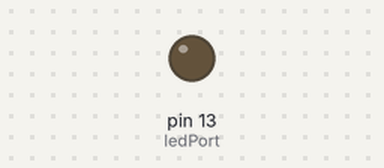
This sketch was run on a simulated Arduino Uno, built with avr-gcc and run on an emulated ATmega328P. On the bench: output pins drawn as LEDs (lit = HIGH).

Above: at 0.15 s.
At 20.31 s:
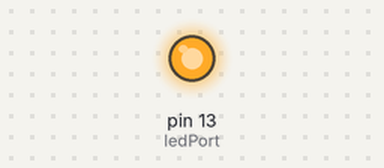
Timing chart, 0 to 20.7 s (numbered marks = the images above):
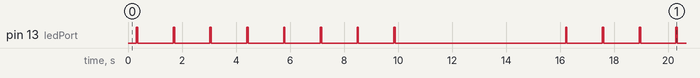

Measured:
- by itself, pin 13 (ledPort): repeats every 15.9 s: 7 × (LOW 1.3 s, HIGH 0.05 s), LOW 6.3 s, HIGH 0.05 s
- by itself, everything shown: repeats every 15.9 s, in 16 steps

The sketch:

send_B00.ino
```cpp
// The B00 RF protocol is called B00 as it says Boo! to announce itself
//
// by default, the descriptor is 0 indicating the following packet payload:
// 12 bits: B00 - the last byte is the content descriptor
// 5 bits: 2 bit house code - 3 bit channel code
// 32 bits: content - see below
// 1 bit: even parity bit
// total: 50 bits

// Content descriptor currently defines these content types:
// B00:
// 32 bits: double precision floating point value
// B01:
// 32 bits: long signed integer value
// B02:
// 32 bits: long unsigned integer value
// B03:
// 16 bits: signed integer value 1
// 16 bits: signed integer value 2
// B04:
// 16 bits: unsigned integer value 1
// 16 bits: unsigned integer value 2
// B05:
// 8 bits: byte value 1
// 8 bits: byte value 2
// 8 bits: byte value 3
// 8 bits: byte value 4

// define debug to display output to the console rather than transmitting
// #define DEBUG

// note that arduino has a max of 16383 for the delayMicroseconds function
int TriggerPulse = 10000; // trigger time in microseconds
int ShortPulse = TriggerPulse / 31; // time in microseconds for a short pulse
int LongPulse = ShortPulse * 3; // time in microseconds for a long pulse

boolean parity; // parity bit is tracked as bits are sent

int txPort = 9; // digital pin for transmitter
int ledPort = 13; // digital pin for LED

byte house = 1;  // default house code
byte channel = 1;  // default channel code

void setup()
{
#ifdef DEBUG
  Serial.begin(9600);
#endif

  pinMode(ledPort, OUTPUT);
}

void loop()
{
  double testDouble = 12345.67;
  sendB00(house, channel, testDouble);
  blinkAndPause();

  testDouble = -9876.543;
  sendB00(house, channel, testDouble);
  blinkAndPause();

  long testLong = 123456789;
  sendB01(house, channel, testLong);
  blinkAndPause();

  testLong = -987654321;
  sendB01(house, channel, testLong);
  blinkAndPause();

  unsigned long testUnsignedLong = 1234567890;
  sendB02(house, channel, testUnsignedLong);
  blinkAndPause();

  int testA = -32123;
  int testB = 32123;
  sendB03(house, channel, testA, testB);
  blinkAndPause();

  unsigned int testC = 0;
  unsigned int testD = 65432;
  sendB04(house, channel, testC, testD);
  blinkAndPause();

  sendB05(house, channel, B10101010, B11001100, B11110000, B11111111);
  blinkAndPause();

  delay(5000);
}

void blinkAndPause()
{
  // blink LED
  digitalWrite(ledPort, HIGH);
  delay(50);
  digitalWrite(ledPort, LOW);
  delay(1000);
}

//----------------------------------------------------------------
// double values can range from -3.4028235E+38 to 3.4028235E+38
// but only have a maximum of 6 to 7 decimal digits of precision
//----------------------------------------------------------------

void sendB00(byte house, byte channel, double value)
{
#ifdef DEBUG
  Serial.println("B00 : double");
#endif
  // we have a special case here to convert the double to an unsigned it without casting.
  // to do this, we create a union of the double and an unsigned long. this means they share
  // the same memory and so we can treat them as the same bit pattern
  union
  {
    double dblValue;
    unsigned long ulValue;
  };
  dblValue = value;
  sendB00Packet(0, house, channel, ulValue);
}

//----------------------------------------------------------------
// long values can range from -2,147,483,648 to 2,147,483,647
//----------------------------------------------------------------

void sendB01(byte house, byte channel, long value)
{
#ifdef DEBUG
  Serial.println("B01 : long");
#endif

  sendB00Packet(1, house, channel, value);
}

//----------------------------------------------------------------
// unsigned long values can range from 0 to 4,294,967,295
//----------------------------------------------------------------

void sendB02(byte house, byte channel, unsigned long value)
{
#ifdef DEBUG
  Serial.println("B02 : unsigned long");
#endif

  sendB00Packet(2, house, channel, value);
}

//----------------------------------------------------------------
// int values can range from -32,768 to 32,767
//----------------------------------------------------------------

void sendB03(byte house, byte channel, int valueA, int valueB)
{
#ifdef DEBUG
  Serial.println("B03 : int int");
#endif

  unsigned long value = valueA;
  value = value << 16 | valueB;
  sendB00Packet(3, house, channel, value);
}

//----------------------------------------------------------------
// unsigned int values can range from 0 to 65,535
//----------------------------------------------------------------

void sendB04(byte house, byte channel, unsigned int valueA, unsigned int valueB)
{
#ifdef DEBUG
  Serial.println("B04 : unsigned int unsigned int");
#endif

  unsigned long value = valueA;
  value = value << 16 | valueB;
  sendB00Packet(4, house, channel, value);
}

//----------------------------------------------------------------
// byte values can range from 0 to 255
//----------------------------------------------------------------

void sendB05(byte house, byte channel, byte b1, byte b2, byte b3, byte b4)
{
#ifdef DEBUG
  Serial.println("B05 : byte byte byte byte");
#endif

  unsigned long value = b1;
  value = value << 8 | b2;
  value = value << 8 | b3;
  value = value << 8 | b4;
  sendB00Packet(5, house, channel, value);
}

void sendB00Packet(byte content, byte house, byte channel, unsigned long value)
{
  int repeats = 4;
#ifdef DEBUG
  repeats = 1;
#endif

  sendB00Trigger();

  for(int i = 0; i < repeats; i++)
  {
    // parity = 0; // don't need to do this as parity bit is reset to zero by writing the parity bit
    sendB00Bits(0xB, 4); // announce!
    sendB00Bits(content, 8); // default 00
    sendB00Bits(house, 2); // 0-3
    sendB00Bits(channel, 3); // 0-7
    sendB00Bits(value, 32); // content dependent
    sendB00Bits(parity, 1); // even parity
    sendB00Trigger();
  }
#ifdef DEBUG
  Serial.println();
#endif
}

void sendB00Trigger()
{
  digitalWrite(txPort, HIGH);
  delayMicroseconds(ShortPulse);
  digitalWrite(txPort, LOW);
  delayMicroseconds(TriggerPulse);
}

void sendB00Bits(unsigned long data, unsigned int bits)
{
  // bits must be no more than 32
  unsigned long bitMask = 1;
  bitMask = bitMask << (bits - 1);
  for(int i = 0; i < bits; i++)
  {
#ifdef DEBUG
    debugB00Bit( (data&bitMask) == 0 ? 0 : 1);
#else
    sendB00Bit( (data&bitMask) == 0 ? 0 : 1);
#endif

    bitMask = bitMask >> 1;
  }
}

void sendB00Bit(byte b)
{
  if(b == 0)
  {
    digitalWrite(txPort, HIGH);
    delayMicroseconds(ShortPulse);
    digitalWrite(txPort, LOW);
    delayMicroseconds(LongPulse);
  }
  else // any bit in the byte is on
  {
    parity = !parity;
    digitalWrite(txPort, HIGH);
    delayMicroseconds(LongPulse);
    digitalWrite(txPort, LOW);
    delayMicroseconds(ShortPulse);
  }
}

void debugB00Bit(byte b)
{
  if(b == 0)
    Serial.print("0");
  else
  {
    Serial.print("1");
    parity = !parity;
  }
}
```
